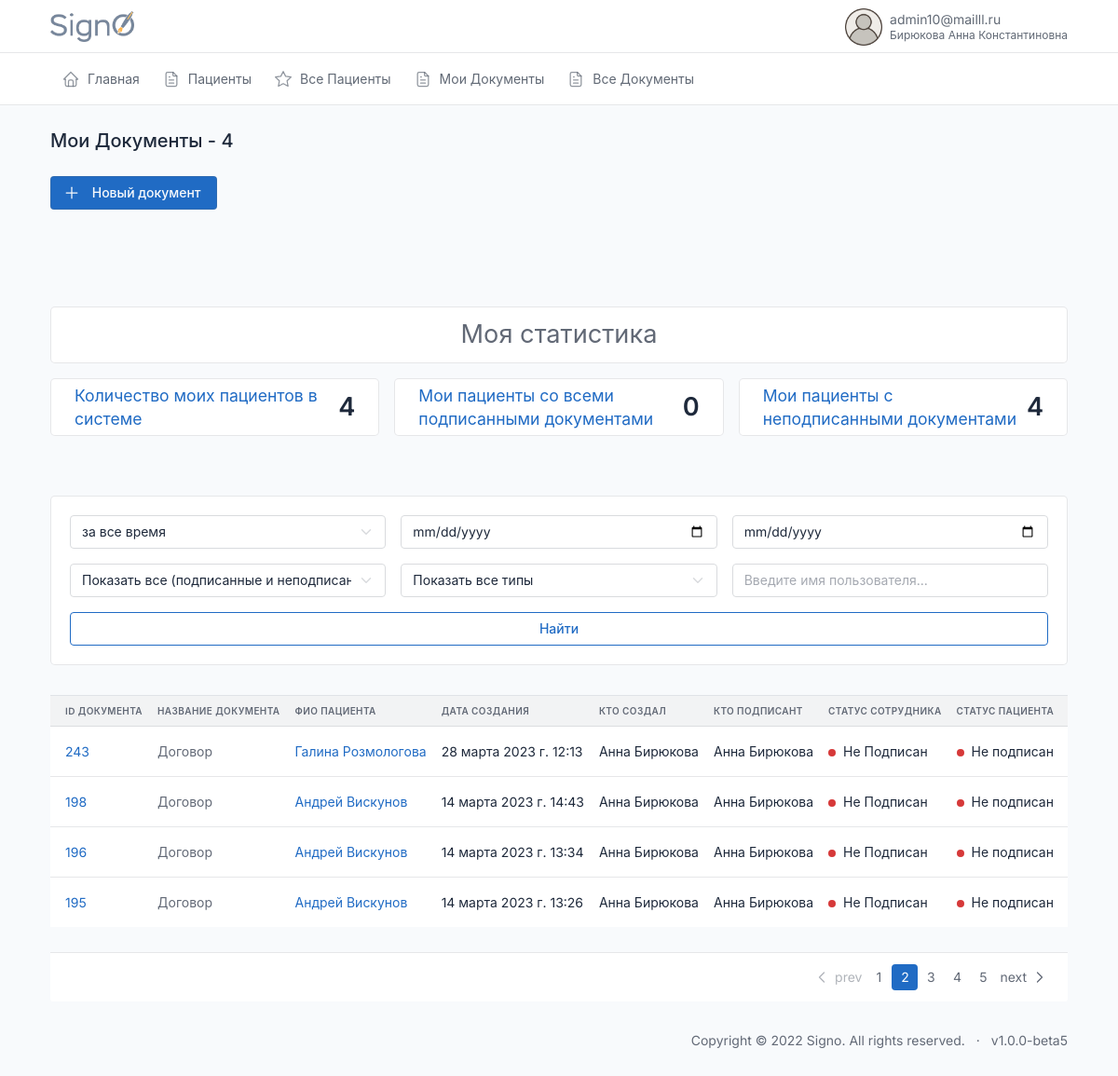
/documents/mydocuments/ (signed in), run on an earlier commit of the app's database.
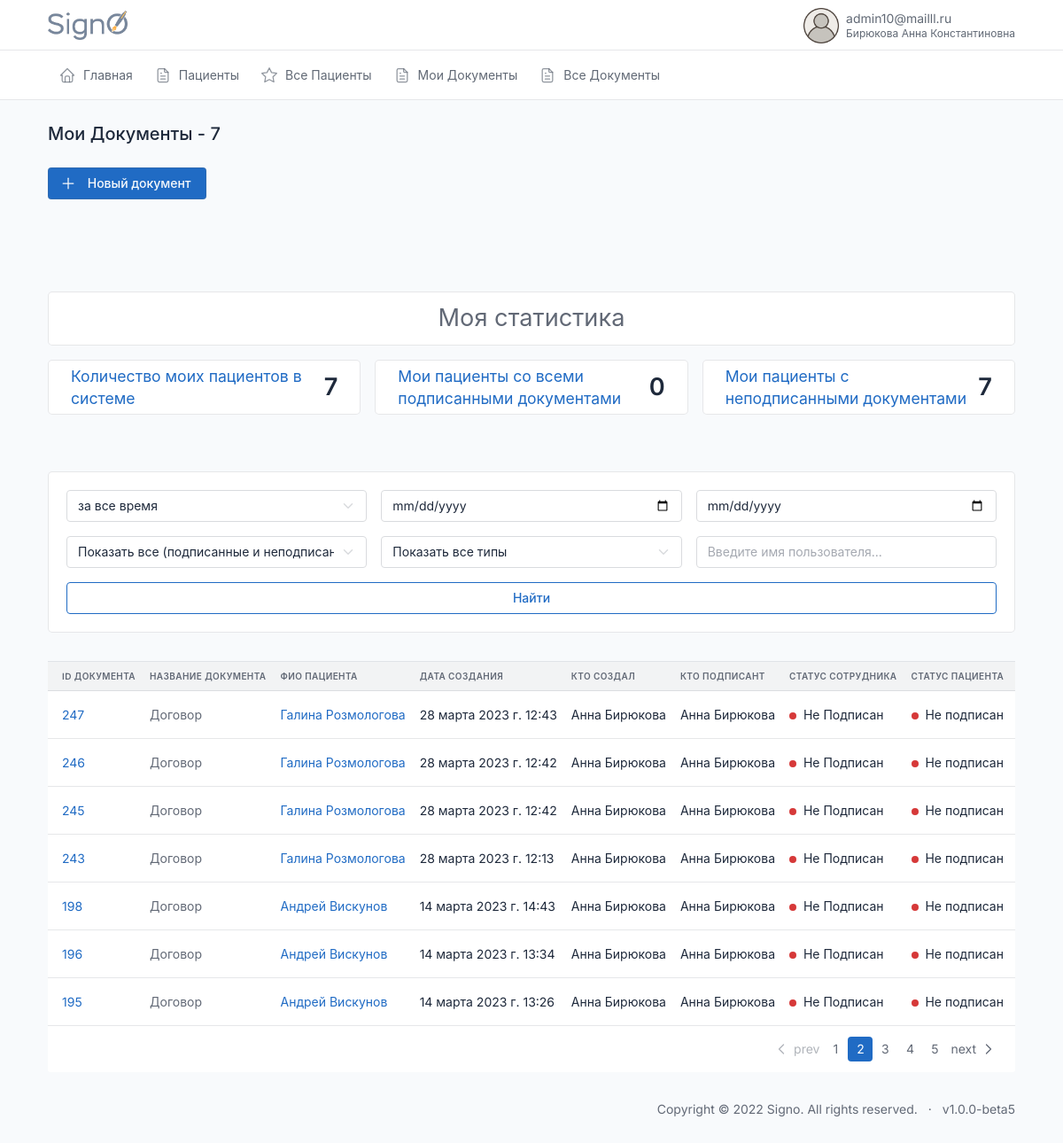
And on a later commit of the database.
### documents/models.py (models this page shows, shortened)
class Document(DateTimeMixin, HiddenDeletedMixin, models.Model):
    user = models.ForeignKey(CustomUser, on_delete=models.CASCADE, null=True, blank=True, related_name='documenter')
    sender = models.ForeignKey(CustomUser, on_delete=models.CASCADE, null=True, related_name='sender', verbose_name='Отправитель')
    recipient = models.ForeignKey(CustomUser, on_delete=models.CASCADE, null=True, related_name='recipient', verbose_name='Получатель')
    founder = models.ForeignKey(CustomUser, on_delete=models.CASCADE, null=True, related_name='founder', verbose_name='Создатель документа')
    document = models.FileField(upload_to='documents/%Y/%m/%d/', blank=True, null=True)
    send_date = models.DateTimeField(auto_now_add=True, verbose_name='Дата отправки', null=True)
    sender_status = models.BooleanField(default=False, blank=True, null=True)
    recipient_status = models.BooleanField(default=False, blank=True, null=True)
    files = models.ForeignKey('DocumentsFiles', on_delete=models.CASCADE, blank=True, null=True)
    type = models.ForeignKey('DocumentType', on_delete=models.CASCADE, blank=True, null=True, related_name='document')
    sig = models.FileField(upload_to='documents/%Y/%m/%d/', blank=True, null=True)
    class Meta:
        verbose_name = 'Документ'
        verbose_name_plural = 'Документы'

class DocumentType(models.Model):
    title = models.CharField(max_length=240, blank=True, null=True)
    DOGOVOR = 'DOGOVOR'
    IDS = 'IDS'
    MEDCARD = 'MEDCARD'
    ADMCARD = 'ADMCARD'
    RENT = 'RENT'
    PLAN = 'PLAN'
    DNEVNIK = 'DNEVNIK'
    OTKAZ = 'OTKAZ'
    UVEDOMLENIE = 'UVEDOMLENIE'
    RECEPT = 'RECEPT'
    RECOMEND = 'RECOMEND'
    TYPE_DOC = [
        (DOGOVOR, 'Договор'),
        (IDS, 'ИДС'),
        (MEDCARD, 'Мед карта'),
        (ADMCARD, 'Адм.карта'),
        (RENT, 'Справка в налоговую'),
        (PLAN, 'План лечения'),
        (DNEVNIK, 'Дневник'),
        (OTKAZ, 'Отказ от мед.вмешательства'),
        (UVEDOMLENIE, 'Уведомление'),
        (RECEPT, 'Рецепт'),
        (RECOMEND, 'Рекомендация стоматолога'),
    ]
    type_document = models.CharField(choices=TYPE_DOC, max_length=240, blank=True, null=True)
    class Meta:
        verbose_name='Тип Документа'
        verbose_name_plural='Типы Документов'
    def __str__(self):
        return self.title

### users/models.py (models this page shows, shortened)
class CustomUser(AbstractBaseUser, PermissionsMixin):
    email = models.EmailField(max_length=254, unique=True, verbose_name='Электронная почта')
    first_name = models.CharField(u"Имя", max_length=100, blank=True, null=True)
    last_name = models.CharField(u"Фамилия", max_length=100, blank=True, null=True)
    patronymic = models.CharField(u"Отчество", max_length=100, blank=True, null=True)
    pasport_series = models.CharField(max_length=12, blank=True, verbose_name='Серия паспорта')
    pasport_number = models.CharField(max_length=12, blank=True, verbose_name='Номер паспорта')
    addres = models.CharField(max_length=240, blank=True, verbose_name='Адрес пользователя')
    user_profile_id = models.IntegerField(blank=True, verbose_name='ID пользователя', null=True)
    phone = models.CharField(max_length=24, verbose_name='Телефон')
    uniq_id = models.CharField(unique=True, max_length=12, blank=True, null=True, verbose_name='Уникальный ID')
    photo = models.ImageField(
        upload_to='users/%Y/%m/%d/',
        blank=True,
        default='../static/images/default_avatar.png',
        verbose_name='Аватар')
    is_active = models.BooleanField(default=True, verbose_name='Активирован')
    is_admin = models.BooleanField(default=False, verbose_name='Администратор')
    is_staff = models.BooleanField(_('staff status'), default=False)
    is_superuser = models.BooleanField(_('super user'), default=False)
    date_joined = models.DateTimeField(u'date joined', blank=True, null=True, default=timezone.now)
    last_login = models.DateTimeField(u'last login', blank=True, null=True)
    groups = models.ManyToManyField(Group, blank=True, null=True, verbose_name='Группы', related_name='groups')
    user_permissions = models.ManyToManyField(Permission, blank=True, null=True, verbose_name='Разрешения', related_name='user_permissions')
    date_of_birthday = models.DateField(blank=True, null=True, verbose_name='Дата Рождения')
    ADMINISTRATOR = 'AD'
    DOCTOR = 'DO'
    CLIENT = 'CL'
    DIRECTOR = 'DI'
    TYPE_ROLE = [
        (ADMINISTRATOR, 'Администратор'),
        (DOCTOR, 'Врач'),
        (CLIENT, 'Клиент'),
        (DIRECTOR, 'Руководитель')
    ]
    type = models.CharField(max_length=6, choices=TYPE_ROLE, default=CLIENT, verbose_name='Тип пользователя')
    ban = models.BooleanField(default=False, verbose_name='Уволен')
    ban_date = models.DateTimeField(verbose_name='дата увольнения', blank=True, null=True)
    ecp = models.BooleanField(default=False, verbose_name='Наличие ЭЦП')
    USERNAME_FIELD = 'email'
    REQUIRED_FIELDS = []
    objects = CustomUserManager()
    def __str__(self):
        return f'{self.last_name} {self.first_name} {self.patronymic}'
    class Meta:
        verbose_name='Пользователь'
        verbose_name_plural='Пользователи'

### documents/views.py (the view)
# urls.py: path('mydocuments/', mydocuments, name='mydocuments'),
@login_required
def mydocuments(request):
    all_documents = Document.objects. \
        filter(deleted=False). \
        filter(Q(recipient=request.user) | Q(sender=request.user))
    all_documents = filter_all_documents(request, all_documents)
    all_documents_count = all_documents.count()
    all_documents = paginate_list(request, all_documents, 20)
    types = DocumentType.objects.all().exclude(type_document='OTKAZ')
    form = SendDocumentForm(request.POST or None, request.FILES)
    if request.method == 'POST':
        if form.is_valid():
            new_doc = form.save(commit=False)
            new_doc.save()
            return redirect('documents')
    else:
        form = SendDocumentForm()
    all_my_clients = Document.objects.filter(
        Q(sender=request.user) |
        Q(founder=request.user)
        )
    all_my_clients_signed = all_my_clients.filter(recipient_status=True)
    all_my_clients_not_signed = all_my_clients.filter(recipient_status=False)
    context = {
        'title': f'Мои Документы - {all_documents_count}',
        'form': form,
        'doc_title': 'Отправить на подпись',
        'all_users': CustomUser.objects.all().count(),
        'all_doctors': CustomUser.objects.filter(type='DO').count(),
        'all_clients': CustomUser.objects.filter(type='CL').count(),
        'all_my_clients': all_my_clients.count(),
        'all_my_clients_signed': all_my_clients_signed.count(),
        'all_my_clients_not_signed': all_my_clients_not_signed.count(),
        'all_documents': all_documents,
        'types': types,
        }
    if not request.user.type == 'CL':
        return render(request, 'documents/mydocuments.html', context=context)
    else:
        return redirect('/')

### documents/templates/documents/mydocuments.html (shortened to what this page needs)
{% extends 'index.html' %}{%load static%}
{%block content%}
  {% if request.user.type != 'CL' %}
    {%block Page_title_actions%}
    <div class="col-auto ms-auto d-print-none"style="padding: 0px 0px 40px 0px;">
      <div class="btn-list">
        <a href="#" class="btn btn-primary d-none d-sm-inline-block" data-bs-toggle="modal" data-bs-target="#modal-report">
        Новый документ
        </a>
      </div>
    </div>
    {%endblock%}
  {% endif %}
    {% include 'common/_my_stats.html' %}
<div class="col-12">
  {% include 'common/_info_box_docs.html' %}
                  <div class="card-body border-bottom py-3">
                  </div>
                  {% include 'common/_documents_table.html' %}
                  <div class="card-footer d-flex align-items-center">
                    <ul class="pagination m-0 ms-auto">
                      <li class="page-item disabled">
                        <a class="page-link" href="#" tabindex="-1" aria-disabled="true">
                          <svg xmlns="http://www.w3.org/2000/svg" class="icon" width="24" height="24" viewBox="0 0 24 24" stroke-width="2" stroke="currentColor" fill="none" stroke-linecap="round" stroke-linejoin="round"><path stroke="none" d="M0 0h24v24H0z" fill="none"></path><polyline points="15 6 9 12 15 18"></polyline></svg>
                          prev
                        </a>
                      </li>
                      <li class="page-item"><a class="page-link" href="#">1</a></li>
                      <li class="page-item active"><a class="page-link" href="#">2</a></li>
                      <li class="page-item"><a class="page-link" href="#">3</a></li>
                      <li class="page-item"><a class="page-link" href="#">4</a></li>
                      <li class="page-item"><a class="page-link" href="#">5</a></li>
                      <li class="page-item">
                        <a class="page-link" href="#">
                          next
                          <svg xmlns="http://www.w3.org/2000/svg" class="icon" width="24" height="24" viewBox="0 0 24 24" stroke-width="2" stroke="currentColor" fill="none" stroke-linecap="round" stroke-linejoin="round"><path stroke="none" d="M0 0h24v24H0z" fill="none"></path><polyline points="9 6 15 12 9 18"></polyline></svg>
                        </a>
                      </li>
                    </ul>
                  </div>
                </div>
              </div>
{%endblock%}

### templates/header.html (shortened to what this page needs)
<!doctype html>{%load static%}
<html lang="en">
<head>
  <link href="{% static 'dist/css/tabler.min.css' %}" rel="stylesheet" />
  <link href="{% static 'dist/css/tabler-flags.min.css' %}" rel="stylesheet" />
  <link href="{% static 'dist/css/tabler-payments.min.css'%}" rel="stylesheet" />
  <link href="{% static 'dist/css/tabler-vendors.min.css' %}" rel="stylesheet" />
  <link href="{% static 'dist/css/demo.min.css'%}" rel="stylesheet" />
  <link href="{% static 'css/style.css'%}" rel="stylesheet" />
  <link rel='stylesheet' href='https://cdn-uicons.flaticon.com/uicons-regular-rounded/css/uicons-regular-rounded.css'>
</head>
<body>
  <div class="wrapper">
    <header class="navbar navbar-expand-md navbar-light d-print-none">
      <div class="container-xl">
        <h1 class="navbar-brand navbar-brand-autodark d-none-navbar-horizontal pe-0 pe-md-3"
          style="display:flex; justify-content:space-between">
          <a href="{%url 'index'%}">
            <img width=90px height=33px src="/static/images/signo_logo.png">
          </a>
        </h1>
        <div class="navbar-nav flex-row order-md-last">
          <div class="nav-item dropdown">
            <a href="#" class="nav-link d-flex lh-1 text-reset p-0" data-bs-toggle="dropdown"
              aria-label="Open user menu">
              <img width=40px height=40px src="{{request.user.photo.url}}">
              <div class="d-none d-xl-block ps-2">
                <div>{{request.user.email}}</div>
                <div class="mt-1 small text-muted">
                  {{request.user.last_name}} {{request.user.first_name}} {{request.user.patronymic}}
                </div>
              </div>
            </a>
          </div>
        </div>
      </div>
    </header>
    <div class="navbar-expand-md">
      <div class="collapse navbar-collapse" id="navbar-menu">
        <div class="navbar navbar-light">
          <div class="container-xl">
            <ul class="navbar-nav">
              {%if request.user.type == 'AD'%}
              {% include 'menu/administrator.html' %}
              {%endif%}
            </ul>
          </div>
        </div>
      </div>
    </div>
    <div class="page-wrapper">
      <div class="container-xl">
        <div class="page-header d-print-none">
          <div class="row align-items-center">
            <div class="col">
              <h2 class="page-title">
                {%block title%}{{title}}{%endblock%}
              </h2>
            </div>
          </div>
        </div>
      </div>
      <div class="page-body">
        <div class="container-xl">

### templates/common/_documents_table.html (shortened to what this page needs)
{% load static %}
{% load extra_tags %}
<div class="table-responsive" >
  <table class="table card-table table-vcenter text-nowrap datatable bg-white" style="">
    <thead>
      <tr>
        <th id="th-id" class='sortable-table-header' onclick="filterByField('id')">ID документа</th>
        <th id="th-type" class='sortable-table-header' onclick="filterByField('type')">название документа</th>
        {% if request.user.type != 'CL' %}
        <th id="th-recipient" class='sortable-table-header' onclick="filterByField('recipient')">фио пациента</th>
        {% endif %}
        <th id="th-send_date" class='sortable-table-header' onclick="filterByField('send_date')">дата создания</th>
        {% if request.user.type != 'CL' %}
        <th id="th-founder" class='sortable-table-header' onclick="filterByField('founder')">кто создал</th>
        {% endif %}
        {% if request.user.type != 'CL' %}
        <th id="th-sender" class='sortable-table-header' onclick="filterByField('sender')">кто подписант</th>
        {% else %}
        <th id="th-sender" class='sortable-table-header' onclick="filterByField('sender')">ФИО сотрудника</th>
        {% endif %}
        {% if request.user.type != 'CL'%}
        <th id="th-recipient_status" class='sortable-table-header' onclick="filterByField('recipient_status')">статус
          сотрудника</th>
        {% endif %}
        {%if request.user.type == 'CL'%}
        <th id="th-sender_status" class='sortable-table-header' onclick="filterByField('sender_status')">статус</th>
        {%else%}
        <th id="th-sender_status" class='sortable-table-header' onclick="filterByField('sender_status')">статус пациента
        </th>
        {%endif%}
        <th>Действия</th>
      </tr>
    </thead>
    <tbody class="lazy-loading-docs">
      {%for document in all_documents%}
      <tr id="document-row-{{document.id}}" class="lazy-row-docs">
        <td><span class="text-muted"><a href="{{document.document.url}}#" target=”_blank”>{{document.id}}</a></span>
        </td>
        <td><span class="text-muted">{{document.type}}</span></td>
        {% if request.user.type != 'CL' %}
        {% if request.user.type == 'DO' %}
        <td>{{document.recipient.first_name}} {{document.recipient.last_name}}</td>
        {% else %}
        <td><a href="{%url 'user' document.recipient.pk %}">{{document.recipient.first_name}}
            {{document.recipient.last_name}}</a></td>
        {% endif %}
        {% endif %}
        <td>{{document.send_date}}</td>
        {% if request.user.type != 'CL' %}
        <td><a href="{%url 'user' document.founder.pk%}" class="text-reset"
            tabindex="-1">{{document.founder.first_name}} {{document.founder.last_name}}</a></td>
        {% endif %}
        {%if request.user.type == 'CL'%}
        <td class="text-reset" tabindex="-1"><a href="{%url 'user' document.sender.pk%}" class="text-reset"
            tabindex="-1"></a>{{document.sender.first_name}} {{document.sender.last_name}}</td>
        {%else%}
        <td><a href="{%url 'user' document.sender.pk%}" class="text-reset" tabindex="-1">{{document.sender.first_name}}
            {{document.sender.last_name}}</a></td>
        {%endif%}
        {% if request.user.type != 'CL' %}
        <td>
          {%if document.sender_status%}
          <span class="badge bg-success me-1"></span>
          Подписан
          {%else%}
          <span class="badge bg-danger me-1"></span>
          Не Подписан
          {%endif%}
        </td>
        {% endif %}
        <td>
          {%if document.recipient_status%}
          <span class="badge bg-success me-1"></span>
          Подписан
          {%else%}
          <span class="badge bg-danger me-1"></span>
          Не подписан
          {%endif%}
        </td>
        <td class="">
        </td>
      </tr>
      {%endfor%}
    </tbody>
  </table>
</div>

What changed in the data, as far as the page shows it:
added Document: id "247", type "Договор", recipient.first_name "Галина", recipient.last_name "Розмологова", send_date "28 марта 2023 г. 12:43", founder.first_name "Анна", founder.last_name "Бирюкова", sender.first_name "Анна", sender.last_name "Бирюкова", sender_status False (drawn), recipient_status False (drawn)
added Document: id "246", type "Договор", recipient.first_name "Галина", recipient.last_name "Розмологова", send_date "28 марта 2023 г. 12:42", founder.first_name "Анна", founder.last_name "Бирюкова", sender.first_name "Анна", sender.last_name "Бирюкова", sender_status False (drawn), recipient_status False (drawn)
added Document: id "245", type "Договор", recipient.first_name "Галина", recipient.last_name "Розмологова", send_date "28 марта 2023 г. 12:42", founder.first_name "Анна", founder.last_name "Бирюкова", sender.first_name "Анна", sender.last_name "Бирюкова", sender_status False (drawn), recipient_status False (drawn)
Also different on the page:
{{ title }}: "Мои Документы - 4" → "Мои Документы - 7"
{{ all_my_clients }}: "4" → "7"
{{ all_my_clients_not_signed }}: "4" → "7"
